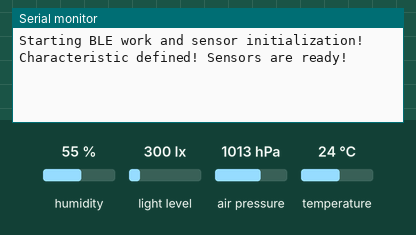
Simulated run of this program. Board: Seeed XIAO ESP32-S3. Shown: the last lines printed to the serial monitor. The inputs (shaded band) are chosen by the test bench; at power-on: humidity 55 %, light level 300 lx, air pressure 1013 hPa, temperature 24 °C. Nothing arrives over Bluetooth unless stated; a phone connects over Bluetooth LE 3 s after start.

Above: at 1.8 s.
1.9 s: humidity set to 22 %
At 3.8 s:
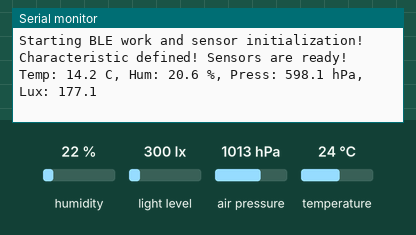
5.5 s: light level set to 40 lx
At 6.8 s:
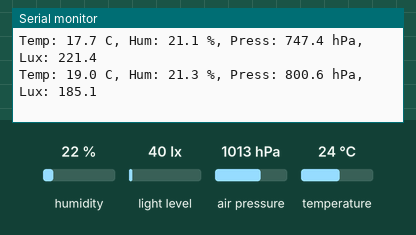
7.0 s: air pressure set to 952 hPa
At 7.8 s:
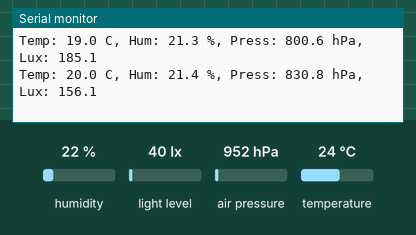
8.5 s: temperature set to 12 °C
At 9.7 s:
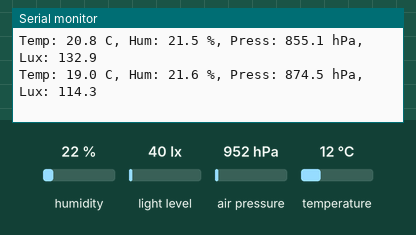
Timing chart, 0 to 11.0 s (numbered marks = the images above; inputs shaded):
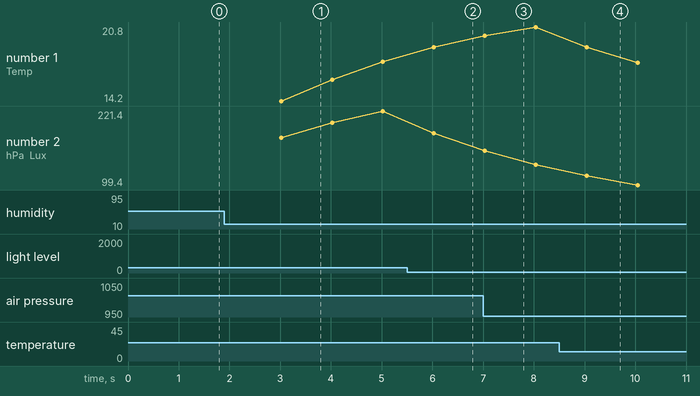

The program:

main.cpp
```cpp
#include <Arduino.h>
#include <Arduino.h>
#include <BLEDevice.h>
#include <BLEServer.h>
#include <BLEUtils.h>
#include <BLE2902.h>
#include <Wire.h>
#include <Adafruit_Sensor.h>
#include <Adafruit_BME280.h>
#include <Adafruit_VEML7700.h>

// BLE settings
BLEServer* pServer = NULL;
BLECharacteristic* pCharacteristic = NULL;
bool deviceConnected = false;
bool oldDeviceConnected = false;
unsigned long previousMillis = 0;
const long interval = 1000;

// UUIDs for BLE service and characteristic
#define SERVICE_UUID        "d4d8b28b-8928-4044-b3b2-fbed8f587fd0"
#define CHARACTERISTIC_UUID "c8e44563-c8f3-4822-8a41-9f4df10fa9ac"

// Sensor setup
Adafruit_VEML7700 veml = Adafruit_VEML7700();
Adafruit_BME280 bme;

// Filtered values initialization
float alpha = 0.2;
float filteredTemperature = 0.0;
float filteredHumidity = 0.0;
float filteredPressure = 0.0;
float filteredLux = 0.0;

class MyServerCallbacks : public BLEServerCallbacks {
    void onConnect(BLEServer* pServer) {
        deviceConnected = true;
    };

    void onDisconnect(BLEServer* pServer) {
        deviceConnected = false;
    }
};

void setup() {
    Serial.begin(115200);
    Wire.begin();
    Serial.println("Starting BLE work and sensor initialization!");

    // Initialize BME280
    if (!bme.begin(0x76)) {
        Serial.println("Could not find a valid BME280 sensor, check wiring!");
        while (1);
    }

    // Initialize VEML7700
    if (!veml.begin()) {
        Serial.println("No VEML7700 sensor found... check your wiring?");
        while (1);
    }

    // Configure VEML7700 settings
    veml.setGain(VEML7700_GAIN_1);
    veml.setIntegrationTime(VEML7700_IT_100MS);

    // BLE initialization
    BLEDevice::init("SensorServer");
    pServer = BLEDevice::createServer();
    pServer->setCallbacks(new MyServerCallbacks());
    BLEService *pService = pServer->createService(SERVICE_UUID);
    pCharacteristic = pService->createCharacteristic(
        CHARACTERISTIC_UUID,
        BLECharacteristic::PROPERTY_READ |
        BLECharacteristic::PROPERTY_WRITE |
        BLECharacteristic::PROPERTY_NOTIFY
    );
    pCharacteristic->addDescriptor(new BLE2902());
    pService->start();

    BLEAdvertising *pAdvertising = BLEDevice::getAdvertising();
    pAdvertising->addServiceUUID(SERVICE_UUID);
    pAdvertising->setScanResponse(true);
    pAdvertising->setMinPreferred(0x06);
    BLEDevice::startAdvertising();
    Serial.println("Characteristic defined! Sensors are ready!");
}

void loop() {
    // Read data from sensors
    float temperature = bme.readTemperature();
    float humidity = bme.readHumidity();
    float pressure = bme.readPressure() / 100.0F; // Convert Pa to hPa for readability
    float lux = veml.readLux();

    // Apply exponential decay filter to sensor readings
    filteredTemperature = alpha * temperature + (1 - alpha) * filteredTemperature;
    filteredHumidity = alpha * humidity + (1 - alpha) * filteredHumidity;
    filteredPressure = alpha * pressure + (1 - alpha) * filteredPressure;
    filteredLux = alpha * lux + (1 - alpha) * filteredLux;

    if (deviceConnected) {
        unsigned long currentMillis = millis();
        if (currentMillis - previousMillis >= interval) {
            // Prepare and send the BLE message
            char message[100];
            snprintf(message, sizeof(message), "Temp: %.1f C, Hum: %.1f %%, Press: %.1f hPa, Lux: %.1f", filteredTemperature, filteredHumidity, filteredPressure, filteredLux);
            pCharacteristic->setValue(message);
            pCharacteristic->notify();
            Serial.println(message);

            previousMillis = currentMillis;
        }
    }

    // Handle BLE connection status changes
    if (!deviceConnected && oldDeviceConnected) {
        delay(500); // Give the bluetooth stack the chance to get things ready
        pServer->startAdvertising(); // Advertise again
        Serial.println("Start advertising");
        oldDeviceConnected = deviceConnected;
    }

    if (deviceConnected && !oldDeviceConnected) {
        oldDeviceConnected = deviceConnected;
    }

    delay(1000);
    } //
```

Measured:
- after the input at 1.9 s, the serial monitor: prints a new line after 1.1 s (image 1)
- after the input at 5.5 s, the serial monitor: prints a new line after 0.53 s (image 2)
- after the input at 7.0 s, the serial monitor: prints a new line at once (image 3)
- after the input at 8.5 s, the serial monitor: prints a new line after 0.54 s (image 4)
- plotted number 1: 20.8 → 17.6 after the input at 8.5 s
- plotted number 2: 221.4 → 185.1 after the input at 5.5 s
